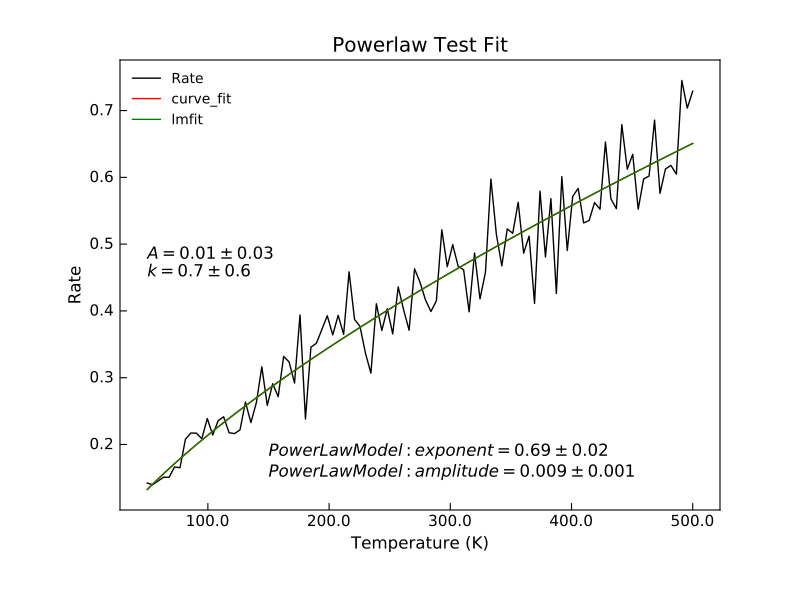

Python code for this plot:
"""Example of PowerLaw Fit."""
from Stoner import Data
import Stoner.Fit as SF
from  numpy import linspace
from numpy.random import normal

#Make some data
T=linspace(50,500,101)
R=SF.powerLaw(T,1E-2,0.6666666)*normal(size=len(T),scale=0.1,loc=1.0)
d=Data(T,R,setas="xy",column_headers=["T","Rate"])

#Curve_fit on its own
d.curve_fit(SF.powerLaw,p0=[1,0.5],result=True,header="curve_fit")
d.setas="xyy"
d.plot()
d.annotate_fit(SF.powerLaw,x=50,y=4.5E-1)

# lmfit using lmfit guesses
fit=SF.PowerLaw()
p0=fit.guess(R,x=T)
d.lmfit(fit,p0=p0,result=True,header="lmfit")
d.setas="x..y"
d.plot()
d.annotate_fit(SF.PowerLaw,x=150,y=1.5E-1,prefix="PowerLawModel")

d.title="Powerlaw Test Fit"
d.ylabel="Rate"
d.xlabel="Temperature (K)"
